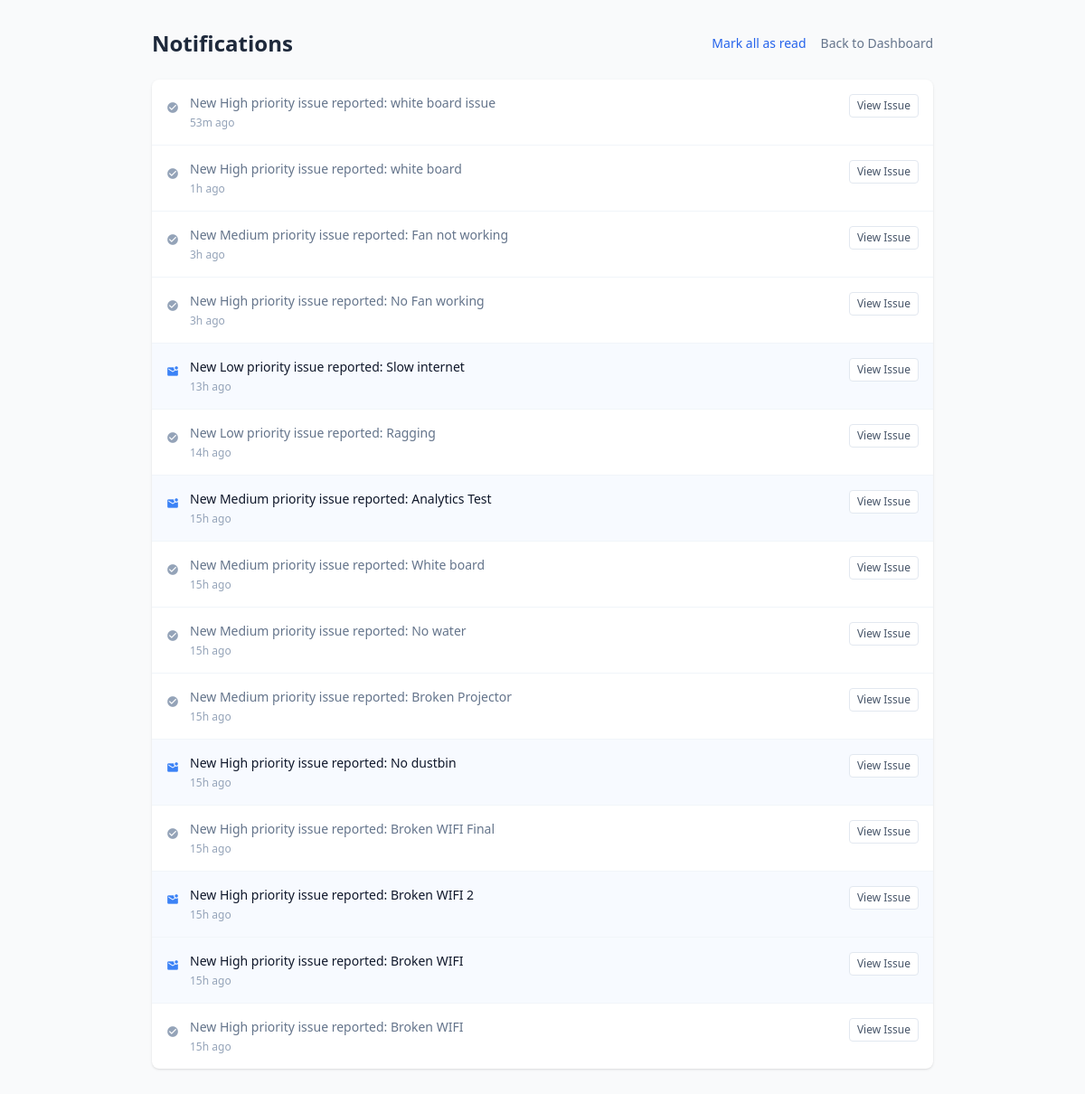
Page /notifications (signed in) on the committed database.
### tables this page shows
CREATE TABLE notifications (
            id INTEGER PRIMARY KEY AUTOINCREMENT,
            user_id INTEGER NOT NULL,
            issue_id INTEGER,
            message TEXT NOT NULL,
            is_read BOOLEAN DEFAULT 0,
            created_at TIMESTAMP DEFAULT CURRENT_TIMESTAMP,
            FOREIGN KEY (user_id) REFERENCES users (id),
            FOREIGN KEY (issue_id) REFERENCES issues (id)
        );

### app/routes/common.py (the view)
@bp.route('/notifications')
@login_required
def notifications():
    db = get_db()
    notifications = db.execute('''
        SELECT * FROM notifications
        WHERE user_id = ?
        ORDER BY created_at DESC
    ''', (session['user_id'],)).fetchall()
    return render_template('notifications.html', notifications=notifications)

### app/db.py (called while the page is built)
def get_db():
    if 'db' not in g:
        g.db = sqlite3.connect(
            current_app.config['DATABASE'],
            detect_types=sqlite3.PARSE_DECLTYPES
        )
        g.db.row_factory = sqlite3.Row
        g.db.execute("PRAGMA foreign_keys = ON")
    return g.db

### app/utils.py (called while the page is built)
def login_required(f):
    @wraps(f)
    def decorated(*args, **kwargs):
        if 'user_id' not in session:
            flash('Please log in first.', 'error')
            return redirect(url_for('auth.login'))
        return f(*args, **kwargs)
    return decorated

def to_ist(value):
    if value is None:
        return None
    if isinstance(value, str):
        try:
            value = datetime.strptime(value, '%Y-%m-%d %H:%M:%S')
        except ValueError:
            return value
    return value + IST_OFFSET

def time_since(value):
    if not value:
        return ""
    if isinstance(value, str):
        try:
            value = datetime.strptime(value, '%Y-%m-%d %H:%M:%S')
        except ValueError:
            return value
    now = datetime.utcnow()
    diff = now - value
    if diff.days > 0:
        return f"{diff.days}d ago"
    elif diff.seconds > 3600:
        return f"{diff.seconds // 3600}h ago"
    elif diff.seconds > 60:
        return f"{diff.seconds // 60}m ago"
    else:
        return "Just now"

### app/templates/notifications.html (shortened to what this page needs)
<!DOCTYPE html>
<html class="light" lang="en">
<head>
    <script src="https://cdn.tailwindcss.com?plugins=forms,container-queries"></script>
</head>
<body class="bg-gray-50 dark:bg-gray-900 font-sans text-slate-800 dark:text-slate-200 min-h-screen">
    <div class="max-w-4xl mx-auto px-4 py-8">
        <div class="flex justify-between items-center mb-6">
            <h1 class="text-2xl font-bold">Notifications</h1>
            <div class="flex gap-4">
                <a href="{{ url_for('common.clear_all') }}" class="text-sm text-blue-600 hover:text-blue-800">Mark all
                    as read</a>
                <a href="{{ url_for('admin.dashboard' if session.role == 'admin' else 'student.dashboard') }}"
                    class="text-sm text-slate-500 hover:text-slate-700">Back to Dashboard</a>
            </div>
        </div>
        <div class="bg-white dark:bg-slate-800 rounded-lg shadow overflow-hidden">
            {% if notifications %}
            <ul class="divide-y divide-slate-100 dark:divide-slate-700">
                {% for notif in notifications %}
                <li
                    class="p-4 hover:bg-slate-50 dark:hover:bg-slate-700/50 transition-colors {{ 'bg-blue-50/50 dark:bg-blue-900/10' if not notif.is_read else '' }}">
                    <div class="flex justify-between items-start">
                        <div class="flex gap-3">
                            <div class="mt-1">
                                <span
                                    class="material-icons text-sm {{ 'text-blue-500' if not notif.is_read else 'text-slate-400' }}">
                                </span>
                            </div>
                            <div>
                                <p
                                    class="text-sm font-medium {{ 'text-slate-900 dark:text-white' if not notif.is_read else 'text-slate-500 dark:text-slate-400' }}">
                                    {{ notif.message }}
                                </p>
                                <p class="text-xs text-slate-400 mt-1">{{ notif.created_at|to_ist|timesince }}</p>
                            </div>
                        </div>
                        {% if notif.issue_id %}
                        <a href="{{ url_for('common.mark_read', notification_id=notif.id) }}"
                            class="text-xs bg-white border border-slate-200 rounded px-2 py-1 text-slate-600 hover:text-blue-600 hover:border-blue-600 transition-colors">
                            View Issue
                        </a>
                        {% endif %}
                    </div>
                </li>
                {% endfor %}
            </ul>
            {% else %}
            <div class="p-12 text-center text-slate-500">
                <span class="material-icons text-4xl mb-2 block text-slate-300">notifications_off</span>
                No notifications yet.
            </div>
            {% endif %}
        </div>
    </div>
</body>
</html>

### rows in the picture
notifications: is_read True (drawn), message "New High priority issue reported: white board issue", created_at|to_ist "53m ago"
notifications: is_read True (drawn), message "New High priority issue reported: white board", created_at|to_ist "1h ago"
notifications: is_read True (drawn), message "New Medium priority issue reported: Fan not working", created_at|to_ist "3h ago"
notifications: is_read True (drawn), message "New High priority issue reported: No Fan working", created_at|to_ist "3h ago"
notifications: is_read False (drawn), message "New Low priority issue reported: Slow internet", created_at|to_ist "13h ago"
notifications: is_read True (drawn), message "New Low priority issue reported: Ragging", created_at|to_ist "14h ago"
notifications: is_read False (drawn), message "New Medium priority issue reported: Analytics Test", created_at|to_ist "15h ago"
notifications: is_read True (drawn), message "New Medium priority issue reported: White board", created_at|to_ist "15h ago"
notifications: is_read True (drawn), message "New Medium priority issue reported: No water", created_at|to_ist "15h ago"
notifications: is_read True (drawn), message "New Medium priority issue reported: Broken Projector", created_at|to_ist "15h ago"
notifications: is_read False (drawn), message "New High priority issue reported: No dustbin", created_at|to_ist "15h ago"
notifications: is_read True (drawn), message "New High priority issue reported: Broken WIFI Final", created_at|to_ist "15h ago"
notifications: is_read False (drawn), message "New High priority issue reported: Broken WIFI 2", created_at|to_ist "15h ago"
notifications: is_read False (drawn), message "New High priority issue reported: Broken WIFI", created_at|to_ist "15h ago"
notifications: is_read True (drawn), message "New High priority issue reported: Broken WIFI", created_at|to_ist "15h ago"
